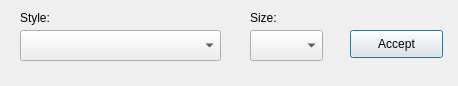
<?xml version="1.0" encoding="UTF-8"?>
<ui version="4.0">
 <class>Dialog</class>
 <widget class="QDialog" name="Dialog">
  <property name="geometry">
   <rect>
    <x>0</x>
    <y>0</y>
    <width>458</width>
    <height>86</height>
   </rect>
  </property>
  <property name="windowTitle">
   <string>Dialog</string>
  </property>
  <widget class="QComboBox" name="comboBox">
   <property name="geometry">
    <rect>
     <x>20</x>
     <y>30</y>
     <width>201</width>
     <height>31</height>
    </rect>
   </property>
  </widget>
  <widget class="QLabel" name="label">
   <property name="geometry">
    <rect>
     <x>20</x>
     <y>10</y>
     <width>55</width>
     <height>16</height>
    </rect>
   </property>
   <property name="text">
    <string>Style:</string>
   </property>
  </widget>
  <widget class="QLabel" name="label_2">
   <property name="geometry">
    <rect>
     <x>250</x>
     <y>10</y>
     <width>55</width>
     <height>16</height>
    </rect>
   </property>
   <property name="text">
    <string>Size:</string>
   </property>
  </widget>
  <widget class="QComboBox" name="comboBox_2">
   <property name="geometry">
    <rect>
     <x>250</x>
     <y>30</y>
     <width>73</width>
     <height>31</height>
    </rect>
   </property>
  </widget>
  <widget class="QPushButton" name="pushButton">
   <property name="geometry">
    <rect>
     <x>350</x>
     <y>30</y>
     <width>93</width>
     <height>28</height>
    </rect>
   </property>
   <property name="text">
    <string>Accept</string>
   </property>
  </widget>
 </widget>
 <resources/>
 <connections/>
</ui>
